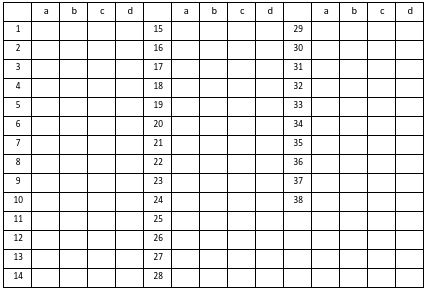
#> input picture Automatic_correction_image/test2.png, 437 x 290 px
$ python detect_checkbox.py   (older library calls are emulated)
#> lines starting #> are read from the running program, lines starting #| are printed output that depends on the picture; after the words box and inside, x2 and y2 are one past the last pixel; in counts of white or black regions, pixels touching at a corner belong together
import cv2
from matplotlib import pyplot as plt
import numpy as np

image=cv2.imread('../Automatic_correction_image/test2.png')
#> image is the input picture: shape (290, 437, 3); min 0, max 255, mean 231.1

### binarising image
gray_scale=cv2.cvtColor(image,cv2.COLOR_BGR2GRAY)
th1,img_bin = cv2.threshold(gray_scale,150,225,cv2.THRESH_BINARY)
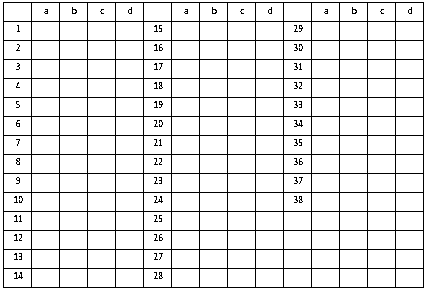
#> img_bin: shape (290, 437); values 0 (black) and 225 (white), 90.5% white; black in thin lines or dots

lineWidth = 7
lineMinWidth = 55
kernal1 = np.ones((lineWidth,lineWidth), np.uint8)
kernal1h = np.ones((1,lineWidth), np.uint8)
kernal1v = np.ones((lineWidth,1), np.uint8)

kernal6 = np.ones((lineMinWidth,lineMinWidth), np.uint8)
kernal6h = np.ones((1,lineMinWidth), np.uint8)
kernal6v = np.ones((lineMinWidth,1), np.uint8)

img_bin_h = cv2.morphologyEx(~img_bin, cv2.MORPH_CLOSE, kernal1h) # bridge small gap in horizonntal lines
#> img_bin_h: shape (290, 437); values 30 (black) and 255 (white), 10.7% white in thin lines or dots
img_bin_h = cv2.morphologyEx(img_bin_h, cv2.MORPH_OPEN, kernal6h) # kep ony horiz lines by eroding everything else in hor direction
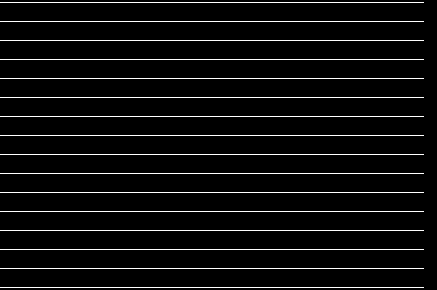
#> img_bin_h: shape (290, 437); values 30 (black) and 255 (white), 5.4% white in thin lines or dots

## detect vert lines
img_bin_v = cv2.morphologyEx(~img_bin, cv2.MORPH_CLOSE, kernal1v)  # bridge small gap in vert lines
#> img_bin_v: shape (290, 437); values 30 (black) and 255 (white), 12% white; 1 white region, box (x1, y1, x2, y2) and area: (3, 0, 424, 290) 15268
img_bin_v = cv2.morphologyEx(img_bin_v, cv2.MORPH_OPEN, kernal6v)# kep ony vert lines by eroding everything else in vert direction
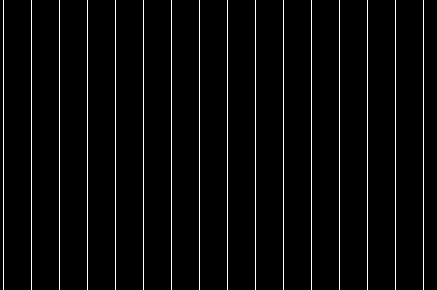
#> img_bin_v: shape (290, 437); values 30 (black) and 255 (white), 3.7% white in thin lines or dots

### function to fix image as binary
def fix(img):
    img[img>127]=255
    img[img<127]=0
#> img: shape (290, 437); 5.4% white in thin lines or dots
    return img

img_bin_final = fix(fix(img_bin_h)|fix(img_bin_v))
#> in fix (call 2), `img[img<127]=0`: img: shape (290, 437); 3.7% white in thin lines or dots
#> in fix (call 3), `img[img>127]=255`:
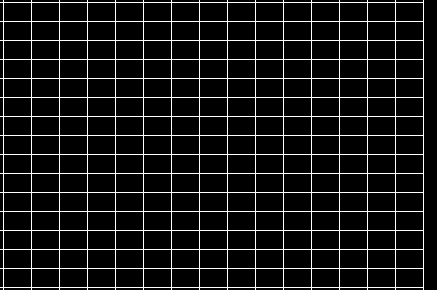
#> img: shape (290, 437); 8.8% white in thin lines or dots

finalKernel = np.ones((5,5), np.uint8)
img_bin_final=cv2.dilate(img_bin_final,finalKernel,iterations=1)
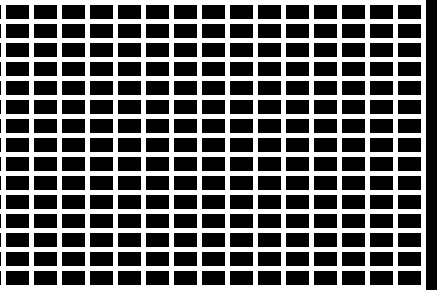
#> img_bin_final: shape (290, 437); 40.1% white; 1 white region, box (x1, y1, x2, y2) and area: (0, 0, 426, 290) 50880

ret, labels, stats,centroids = cv2.connectedComponentsWithStats(~img_bin_final, connectivity=8, ltype=cv2.CV_32S)
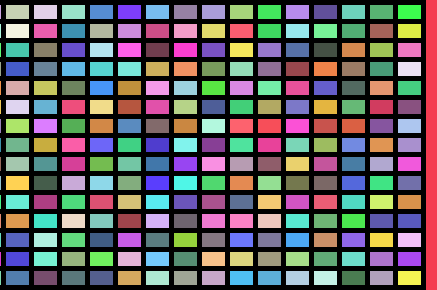
#> labels: shape (290, 437) int32; 242 distinct labels, from 0 to 241; one colour per label, 0 black
#> ret = 242; stats = 242 rows, first 6: [0, 0, 426, 290, 50880], [426, 0, 11, 290, 3190], [0, 5, 1, 14, 14], [6, 5, 23, 14, 322], [34, 5, 23, 14, 322], [62, 5, 23, 14, 322]; centroids = 242 pairs, first value 0 to 431, second value 11.5 to 277.5

### skipping first two stats as background
for x,y,w,h,area in stats[2:]:
    cv2.rectangle(image,(x,y),(x+w,y+h),(0,255,0),2)
    #plot each rectangle
    '''
    rectangle = image[y:y+h,x:x+w]
    plt.figure(figsize=(1,1))
    plt.imshow(rectangle)
    plt.show()
    '''
#> this loop made 240 passes
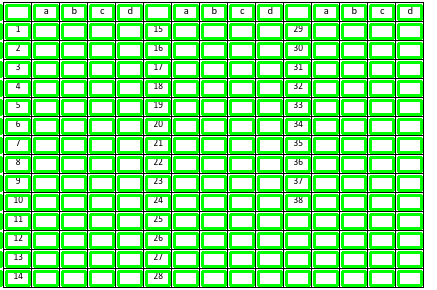
#> image: shape (290, 437, 3); mean B, G, R 131.2, 231.4, 131.2


cv2.imshow('image',image)
cv2.waitKey(0)

$ run again, with Automatic_correction_image/test1.png copied over Automatic_correction_image/test2.png
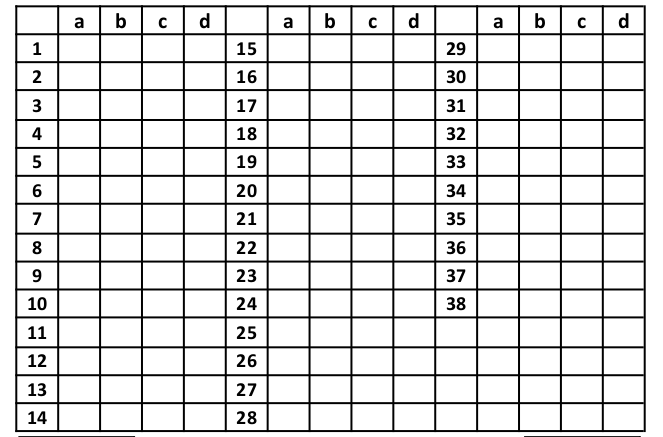
#> input picture Automatic_correction_image/test1.png, 663 x 437 px
#> image is the input picture: shape (437, 663, 3); min 0, max 255, mean 221.9
#> img_bin: shape (437, 663); values 0 (black) and 225 (white), 86.1% white; black in thin lines or dots
#> img_bin_final: shape (437, 663); 33.7% white; 1 white region, box (x1, y1, x2, y2) and area: (13, 3, 648, 437) 97767
#> `ret, labels, stats,centroids = cv2.connectedComponentsWithStats(~img_b..`:
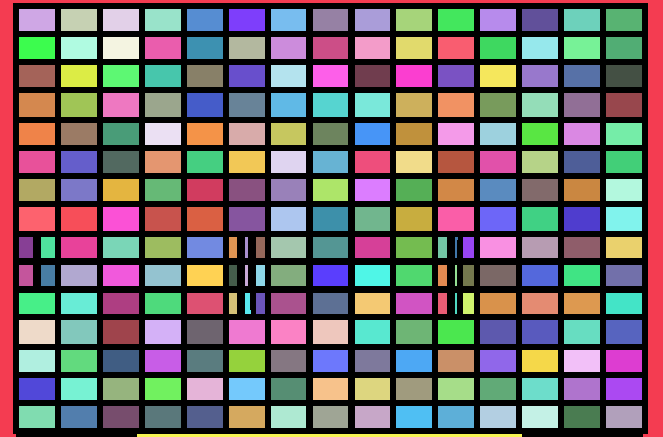
#> labels: shape (437, 663) int32; 242 distinct labels, from 0 to 241; one colour per label, 0 black
#> ret = 242; stats = 242 rows, first 6: [13, 3, 635, 434, 97767], [0, 0, 663, 437, 14165], [19, 9, 36, 22, 792], [61, 9, 36, 22, 792], [103, 9, 36, 22, 792], [145, 9, 36, 22, 792]; centroids = 242 pairs, first value 25.5 to 623.5, second value 19.5 to 435
#> the loop `for x,y,w,h,area in stats[2:]:` made 240 passes
#> after the loop `for x,y,w,h,area in stats[2:]:`:
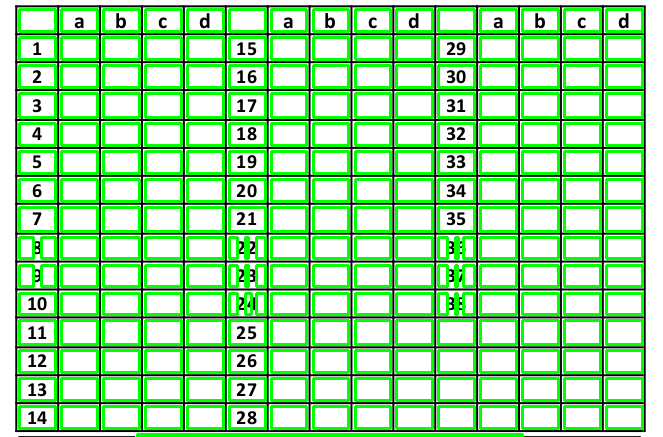
#> image: shape (437, 663, 3); mean B, G, R 152.5, 223, 152.5
